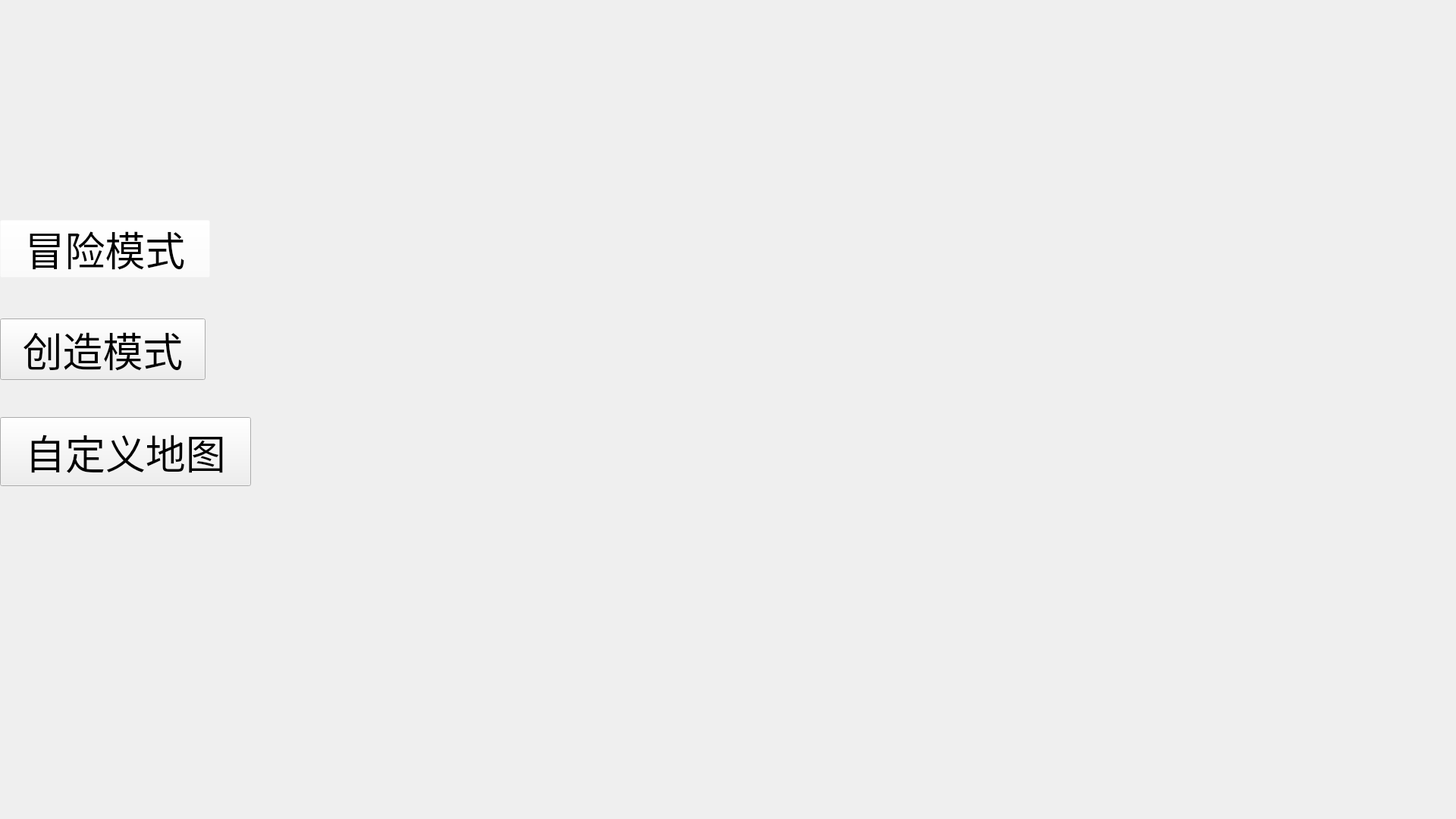
<?xml version="1.0" encoding="UTF-8"?>
<ui version="4.0">
 <class>TitleScene</class>
 <widget class="QWidget" name="TitleScene">
  <property name="geometry">
   <rect>
    <x>0</x>
    <y>0</y>
    <width>1920</width>
    <height>1080</height>
   </rect>
  </property>
  <property name="windowTitle">
   <string>Form</string>
  </property>
  <widget class="QLabel" name="label">
   <property name="geometry">
    <rect>
     <x>0</x>
     <y>0</y>
     <width>1920</width>
     <height>1080</height>
    </rect>
   </property>
   <property name="text">
    <string/>
   </property>
   <property name="pixmap">
    <pixmap resource="rc.qrc">:/images/title</pixmap>
   </property>
  </widget>
  <widget class="QPushButton" name="playMyButton">
   <property name="geometry">
    <rect>
     <x>0</x>
     <y>550</y>
     <width>331</width>
     <height>91</height>
    </rect>
   </property>
   <property name="font">
    <font>
     <pointsize>40</pointsize>
    </font>
   </property>
   <property name="text">
    <string>自定义地图</string>
   </property>
  </widget>
  <widget class="QPushButton" name="adventureButton">
   <property name="geometry">
    <rect>
     <x>0</x>
     <y>290</y>
     <width>277</width>
     <height>76</height>
    </rect>
   </property>
   <property name="font">
    <font>
     <pointsize>40</pointsize>
    </font>
   </property>
   <property name="cursor">
    <cursorShape>PointingHandCursor</cursorShape>
   </property>
   <property name="styleSheet">
    <string notr="true">background-color: rgba(255, 255, 255, 0);
selection-background-color: rgb(255, 255, 255,255);</string>
   </property>
   <property name="text">
    <string>冒险模式</string>
   </property>
   <property name="checkable">
    <bool>true</bool>
   </property>
   <property name="autoExclusive">
    <bool>true</bool>
   </property>
  </widget>
  <widget class="QPushButton" name="designButton">
   <property name="geometry">
    <rect>
     <x>0</x>
     <y>420</y>
     <width>271</width>
     <height>81</height>
    </rect>
   </property>
   <property name="font">
    <font>
     <pointsize>40</pointsize>
    </font>
   </property>
   <property name="text">
    <string>创造模式</string>
   </property>
  </widget>
  <zorder>label</zorder>
  <zorder>verticalLayoutWidget</zorder>
  <zorder>playMyButton</zorder>
  <zorder>adventureButton</zorder>
  <zorder>designButton</zorder>
 </widget>
 <resources>
  <include location="rc.qrc"/>
 </resources>
 <connections/>
</ui>
